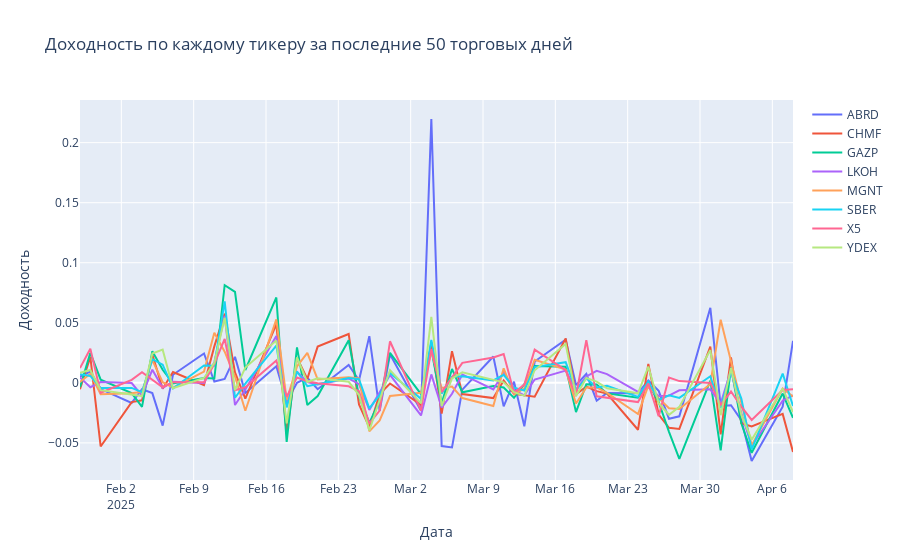

Notebook source saved alongside this figure:
### Code cell
fig_returns = go.Figure()

DAYS = 50

for ticker in lstm_returns.columns:
    fig_returns.add_trace(go.Scatter(x=lstm_returns.index[-DAYS:], y=lstm_returns[ticker][-DAYS:], mode="lines", name=f"{ticker}"))

fig_returns.update_layout(title=f"Доходность по каждому тикеру за последние {DAYS} торговых дней", xaxis_title="Дата", yaxis_title="Доходность")
fig_returns.show()
